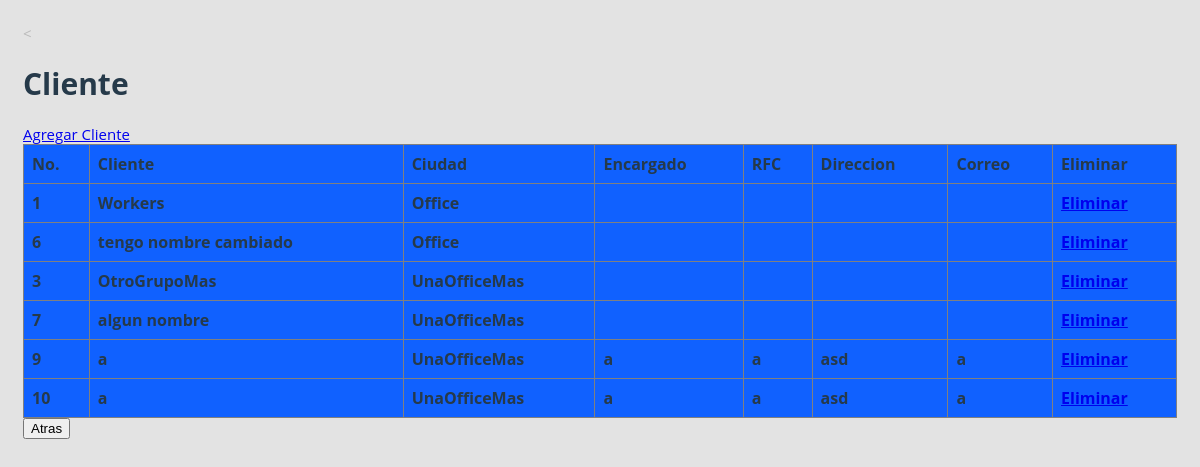
/reclutamiento-master/Clientes/cliente/index.php (signed in), run on the app's committed database.
### tables this page shows
CREATE TABLE `groups` (
  `groupname` varchar(50) NOT NULL DEFAULT '',
  `groupid` int(10) NOT NULL,
  `officeid` int(10) NOT NULL DEFAULT '0',
  `nombre` varchar(75) NOT NULL,
  `rfc` varchar(75) NOT NULL,
  `direccion` varchar(75) NOT NULL,
  `correo` varchar(75) NOT NULL
);

CREATE TABLE `offices` (
  `officename` varchar(50) NOT NULL DEFAULT '',
  `officeid` int(10) NOT NULL,
  `nombre` varchar(75) NOT NULL,
  `rfc` varchar(75) NOT NULL,
  `direccion` varchar(75) NOT NULL,
  `correo` varchar(75) NOT NULL
);

### reclutamiento-master/Clientes/cliente/index.php (the view, shortened to what this page needs)
<<!DOCTYPE html>
<html>
<head>
    <link rel="stylesheet" type="text/css" href="../../style.css">
</head>
<body>
    <h1>Cliente</h1>
    <label ><a href="new_cl.php">Agregar Cliente</a></label>
    <?php
        include '../../config.php';
        $con=mysqli_connect($host,$user,$pass,$name);
            $query = "SELECT groupid,groupname,officeid,nombre,rfc,direccion,correo FROM groups";
            $result = mysqli_query($con,$query);
            echo "<table border = 1>\n";
            echo "  <tr>\n";
            echo "      <th>No.</th>\n";
            echo "      <th>Cliente </th>\n";
            echo "      <th>Ciudad </th>\n";
            echo "      <th>Encargado </th>\n";
            echo "      <th>RFC </th>\n";
            echo "      <th>Direccion </th>\n";
            echo "      <th>Correo</th>\n";
            echo "      <th>Eliminar</th>\n";
            echo "</tr>\n";
            while($row = mysqli_fetch_array($result)){
                echo "  <tr>\n";
                $id      = $row[0];
                $cliente = $row[1];
                $ciudad  = $row[2];
                $nombre  = $row[3];
                $rfc     = $row[4];
                $dir     = $row[5];
                $correo  = $row[6];
                $querys = "SELECT officename FROM offices WHERE $ciudad = officeid";
                $results = mysqli_query($con,$querys);
                while($row = mysqli_fetch_array($results))
                {
                    $name = $row[0];
                }
                echo "      <th>".$id."</th>\n";
                echo "      <th>".$cliente."</th>\n";
                echo "      <th>".$name."</th>\n";
                echo "      <th>".$nombre."</th>\n";
                echo "      <th>".$rfc."</th>\n";
                echo "      <th>".$dir."</th>\n";
                echo "      <th>".$correo."</th>\n";
                echo "      <th><a href = \"del_cl.php?id=".$id."\">Eliminar</a></th>\n";
                echo "  </tr>";
            }
            echo "</table>\n"
    ?>
    <b><b>
        <button onclick="location.href='../menu/index.html'">Atras</button>
</body>
</html>

### reclutamiento-master/style.css (style rules this page uses)
*, *:before, *:after { box-sizing: border-box; }
body { padding: 1em; font-family: 'Open Sans', 'Helvetica Neue', Helvetica, Arial, sans-serif; font-size: 15px; color: #b9b9b9; background-color: #e3e3e3; }
table { border-collapse: collapse; width: 100%; }
th, td , tr { font-family: 'Open Sans', 'Helvetica Neue', Helvetica, Arial, sans-serif; text-align: left; padding: 8px; color : #000 ; }
tr:nth-child(even) { background-color: #7BBFF2 }
th { background-color: #1061FF; color: #263A4A; }
h1 , h2 , p { color: #263A4A; }

### data on the page
groups: groupid "1", groupname "Workers", officeid.officename "Office"
groups: groupid "6", groupname "tengo nombre cambiado"
offices: officename "Office"
groups: groupid "3", groupname "OtroGrupoMas", officeid.officename "UnaOfficeMas"
groups: groupid "7", groupname "algun nombre", officeid.officename "UnaOfficeMas"
groups: groupid "9", groupname "a", officeid.officename "UnaOfficeMas", nombre "a", rfc "a", direccion "asd", correo "a"
groups: groupid "10", groupname "a", officeid.officename "UnaOfficeMas", nombre "a", rfc "a", direccion "asd", correo "a"
